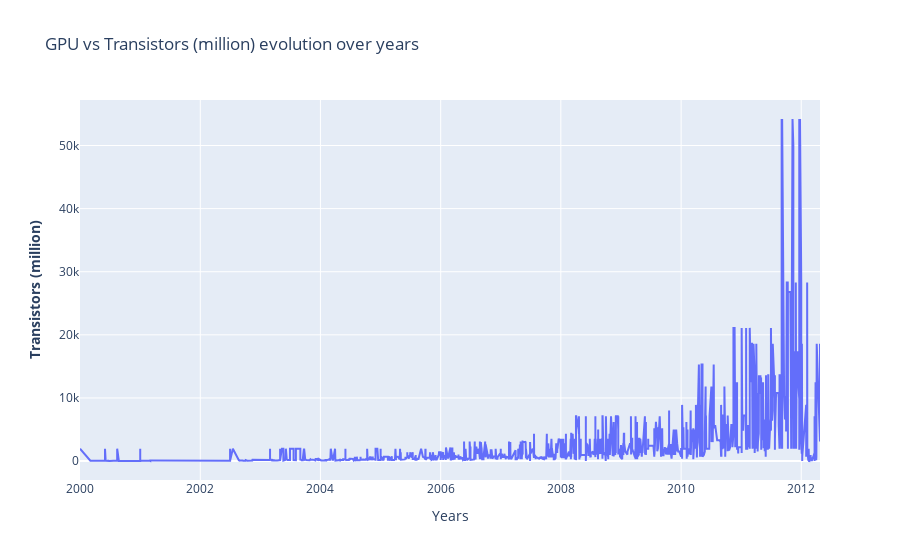
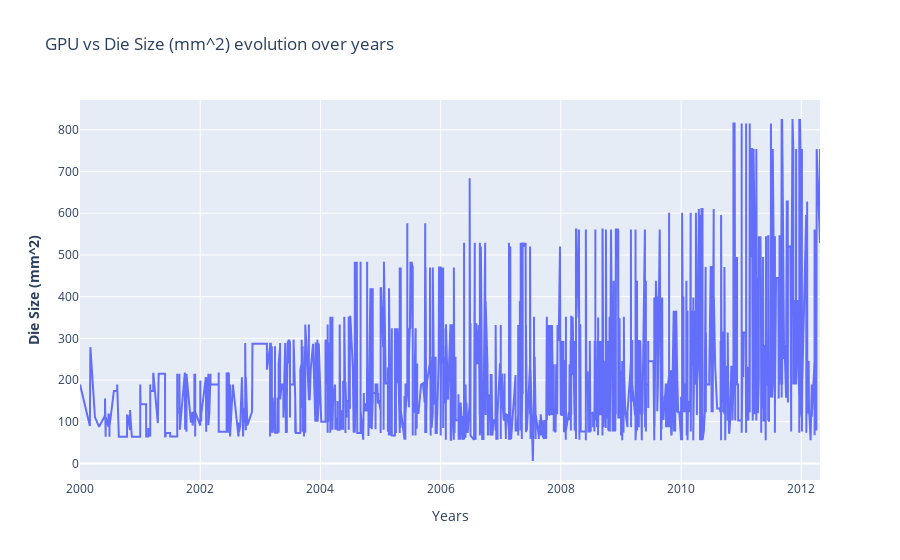

These figures' notebook cell, in order:
### Markdown cell above
#### GPU

### Code cell
fig_transistors = make_subplots()
fig_die = make_subplots()

# Add traces
fig_transistors.add_trace(
    go.Scatter(x= df_an.index, y=df_gpu["Transistors (million)"] ,name= "GPU")
)
# Add figure title
fig_transistors.update_layout(
    title_text="GPU vs Transistors (million) evolution over years"
)
# Set x-axis title
fig_transistors.update_xaxes(title_text="Years")
# Set y-axes titles
fig_transistors.update_yaxes(title_text="<b>Transistors (million)", secondary_y=False)

# Add traces
fig_die.add_trace(
    go.Scatter(x= df_an.index, y=df_gpu["Die Size (mm^2)"] ,name= "GPU")
)
# Add figure title
fig_die.update_layout(
    title_text="GPU vs Die Size (mm^2) evolution over years"
)
# Set x-axis title
fig_die.update_xaxes(title_text="Years")
# Set y-axes titles
fig_die.update_yaxes(title_text="<b>Die Size (mm^2)", secondary_y=False)

fig_transistors.show()
fig_die.show()

### Figure 1 — Plotly figure (JSON) as saved in the notebook; plotly's stock layout.template omitted (floating-point values rounded to 4 significant figures; data arrays with more than 128 entries replaced by an {"elided": "..."} marker saying what was removed)
{"data": [{"name": "GPU", "type": "scatter", "x": {"elided": "4754 str values"}, "y": {"elided": "2611 float values"}}], "layout": {"title": {"text": "GPU vs Transistors (million) evolution over years"}, "xaxis": {"anchor": "y", "domain": [0, 1], "title": {"text": "Years"}}, "yaxis": {"anchor": "x", "domain": [0, 1], "title": {"text": "<b>Transistors (million)"}}}}

### Figure 2 — Plotly figure (JSON) as saved in the notebook; plotly's stock layout.template omitted (floating-point values rounded to 4 significant figures; data arrays with more than 128 entries replaced by an {"elided": "..."} marker saying what was removed)
{"data": [{"name": "GPU", "type": "scatter", "x": {"elided": "4754 str values"}, "y": {"elided": "2611 float values"}}], "layout": {"title": {"text": "GPU vs Die Size (mm^2) evolution over years"}, "xaxis": {"anchor": "y", "domain": [0, 1], "title": {"text": "Years"}}, "yaxis": {"anchor": "x", "domain": [0, 1], "title": {"text": "<b>Die Size (mm^2)"}}}}
